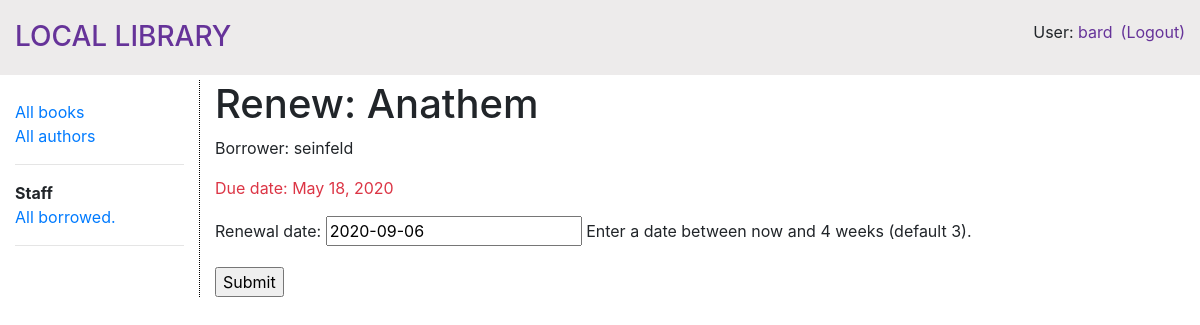
The app's page /catalog/book/b1ec1de1-9712-4a05-93d6-3dcdca4eb4fa/renew/ (signed in) with its own data.
### catalog/models.py (models this page shows, shortened)
class BookInstance(models.Model):
    id = models.UUIDField(primary_key=True, default=uuid.uuid4, help_text='Unique ID for this particular book across whole library')
    book = models.ForeignKey('Book', on_delete=models.SET_NULL, null=True)
    imprint = models.CharField(max_length=200)
    due_back = models.DateField(null=True, blank=True)
    borrower = models.ForeignKey(User, on_delete=models.SET_NULL, null=True, blank=True)
    @property
    def is_overdue(self):
        if self.due_back and date.today() > self.due_back:
            return True
        return False
    LOAN_STATUS = (
        ('m', 'Maintenance'),
        ('o', 'On loan'),
        ('a', 'Available'),
        ('r', 'Reserved'),
    )
    status = models.CharField(
        max_length=1,
        choices=LOAN_STATUS,
        blank=True,
        default='m',
        help_text='Book availability',
    )
    class Meta:
        ordering = ['due_back']
        permissions = (("can_mark_returned", "Set book as returned"),)

class Book(models.Model):
    title = models.CharField(max_length=200)
    author = models.ForeignKey('Author', on_delete=models.SET_NULL, null=True)
    summary = models.TextField(max_length=1000, help_text='Enter a brief description of the book')
    isbn = models.CharField('ISBN', max_length=13, help_text='13 Character <a href="https://www.isbn-international.org/content/what-isbn">ISBN number</a>')
    genre = models.ManyToManyField(Genre, help_text='Select a genre for this book')
    language = models.ForeignKey(Language, on_delete=models.SET_NULL, null=True)
    class Meta():
        ordering = ['title']
    def display_genre(self):
        """Create a string for the Genre. This is required to display genre in Admin."""
        return ', '.join(genre.name for genre in self.genre.all()[:3])
    display_genre.short_description = 'Genre'
    '''
    def display_language(self):
        """Create a string for the Language. This is required to display language in Admin."""
        return self.language.name

    display_language.short_description = 'Language'
    '''

### catalog/views.py (the view)
# urls.py: path('book/<uuid:pk>/renew/', views.renew_book_librarian, name='renew-book-librarian'),
@permission_required('catalog.can_mark_returned')
def renew_book_librarian(request, pk):
    book_instance = get_object_or_404(BookInstance, pk=pk)
    if request.method == 'POST':
        form = RenewBookForm(request.POST)
        if form.is_valid():
            book_instance.due_back = form.cleaned_data['renewal_date']
            book_instance.save()
            return HttpResponseRedirect(reverse('all-borrowed') )
    else:
        proposed_renewal_date = datetime.date.today() + datetime.timedelta(weeks=3)
        form = RenewBookForm(initial={'renewal_date': proposed_renewal_date})
    context = {
        'form': form,
        'book_instance': book_instance,
    }
    return render(request, 'catalog/book_renew_librarian.html', context)

### catalog/forms.py (shortened to what this page needs)
class RenewBookForm(forms.Form):
    renewal_date = forms.DateField(help_text="Enter a date between now and 4 weeks (default 3).")

### catalog/templates/catalog/book_renew_librarian.html (shortened to what this page needs)
{% extends "base_generic.html" %}
{% block content %}
  <h1>Renew: {{ book_instance.book.title }}</h1>
  <p>Borrower: {{ book_instance.borrower }}</p>
  <p{% if book_instance.is_overdue %} class="text-danger"{% endif %}>Due date: {{ book_instance.due_back }}</p>
  <form action="" method="post">
    <p>
    {{ form.as_p }}
    </p>
    <input type="submit" value="Submit">
  </form>
{% endblock %}

### catalog/templates/base_generic.html (shortened to what this page needs)
<!DOCTYPE html>
<html lang="en">
<head>
  <link rel="stylesheet" href="https://stackpath.bootstrapcdn.com/bootstrap/4.1.3/css/bootstrap.min.css">
  {% load static %}
  <link rel="stylesheet" href="{% static 'css/styles.css' %}">
</head>
<body>
  <header class="container-fluid" id="title-bar">
    <ul class='nav'>
    <li class='nav-item mr-auto'><a href="{% url 'index' %}"><h3 class="d-inline-block">LOCAL LIBRARY</h3></a></li>
    {% if user.is_authenticated %}
    <li class='nav-item'>User: <a href="{% url 'my-borrowed' %}">{{ user.get_username }}</a></li>
    <li class='nav-item pl-2'><a href="{% url 'logout'%}?next={{request.path}}">(Logout)</a></li>
    {% else %}
    <li class='nav-item'><a href="{% url 'login'%}?next={{request.path}}">Login</a></li>
    {% endif %}
  </ul>
  </header>
  <div class="container-fluid">
    <div class="row">
      <div class="col-sm-2" id="sidebar-container">
        {% block sidebar %}
        <ul class="sidebar-nav">
          <li><a href="{% url 'books' %}">All books</a></li>
          <li><a href="{% url 'authors' %}">All authors</a></li>
          {% if perms.catalog.can_mark_returned %}
          <li><hr /></li>
          <li><strong>Staff</strong></li>
          <li><a href="{% url 'all-borrowed' %}">All borrowed.</a></li>
          <li><hr /></li>
          {% endif %}
        </ul>
        {% endblock %}
      </div>
      <div class="col-sm-10 ">
        {% block content %}{% endblock %}
      </div>
    </div>
  </div>
</body>
</html>

### catalog/static/css/styles.css (style rules this page uses)
.sidebar-nav { margin-top: 20px; padding: 0; list-style: none; }
#sidebar-container { border-right: 1px dotted black; }
#title-bar { padding-top: 20px; margin-bottom: 5px; height: 75px; position: relative; background-color: #edebeb; }
#title-bar a { color: rebeccapurple; }

### records on screen
BookInstance: book "Anathem", borrower "seinfeld", due_back "May 18, 2020"

### other values on screen
{{ user.get_username }} "bard"
